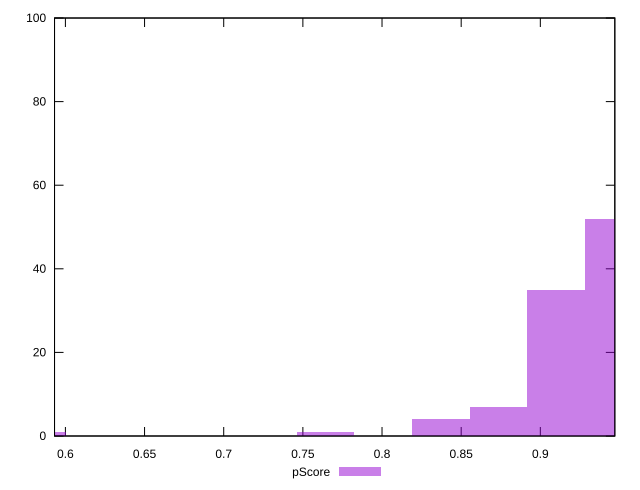

Reproduce this figure in gnuplot.
reset

$pScore <<EOF
0.7643587973629719 1
0.9099509492416332 35
0.9463489872112986 52
0.8371548733023025 4
0.8735529112719679 7
0.5823686075146453 1
EOF

set key outside below
set boxwidth 0.03639803796966533
set xrange [0.5931322821467706:0.947051541215577]
set yrange [0:100]
set trange [0:100]
set style fill transparent solid 0.5 noborder
set terminal svg size 640, 490 enhanced background rgb 'white'
set output "reprap/bootup-time/samples/pages/pScore/histogram.svg"

plot $pScore title "pScore" with boxes

reset
